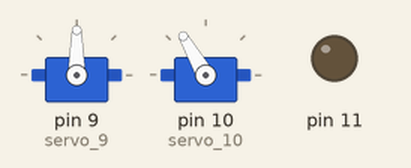
A sketch run on a simulated Arduino Uno, built with avr-gcc and run on an emulated ATmega328P. Shown: 2 × servo, output pins drawn as LEDs (lit = HIGH). Pins used as bus, display or sensor lines are not drawn.

Above: at 0.05 s.
At 10.65 s:
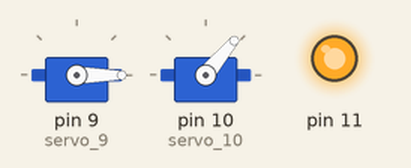
At 19.95 s:
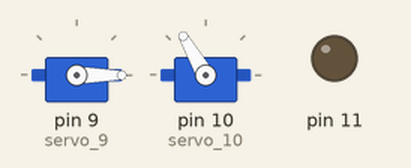
At 39.95 s:
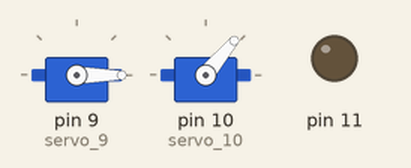
Timing chart, 0 to 56.1 s (numbered marks = the images above):
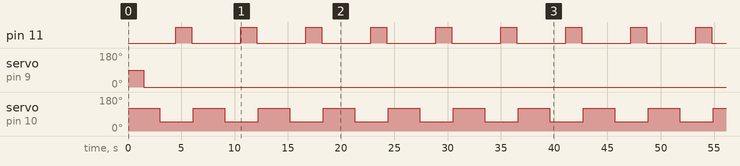

Measured:
- by itself, pin 11: alternates HIGH for 1.5 s and LOW for 4.6 s
- by itself, servo on pin 9 (servo_9): 90° → 0° at 1.5 s
- by itself, servo on pin 10 (servo_10): alternates 120° for 3.0 s and 50° for 3.1 s

The sketch:

RoboArm.ino
```cpp
/*********
Gymnasio Kassandras RoboArm
*********/
#include <Servo.h>

// TCS230 or TCS3200 pins wiring to Arduino
#define S0 4
#define S1 5
#define S2 6
#define S3 7
#define sensorOut 8

const int servo10down = 50;
const int servo10up = 120;

const int servo9_start = 0;
const int servo9_20 = 80;
const int servo9_10 = 160;

Servo servo_9; //Horizontal movement
Servo servo_10; //Verical movement

int _delay;
int redFrequency;
int greenFrequency;
int blueFrequency;
int deka;
int eikosi;
int total;
char tot[3];

void setup() {
  servo_9.attach(9);
  servo_10.attach(10);

  // Setting the outputs
  pinMode(S0, OUTPUT);
  pinMode(S1, OUTPUT);
  pinMode(S2, OUTPUT);
  pinMode(S3, OUTPUT);
  pinMode(11, OUTPUT);

  // Setting the sensorOut as an input
  pinMode(sensorOut, INPUT);

  // Setting frequency scaling to 20%
  digitalWrite(S0,HIGH);
  digitalWrite(S1,LOW);

   // Begins serial communication
  Serial.begin(9600);

  redFrequency = 0;
  greenFrequency = 0;
  blueFrequency = 0;
  deka = 0;
  eikosi = 0;
  total = 0;
  _delay = 1500;
}

void loop() {
  servo_10.write(servo10up); //raise arm
  delay(_delay); // Wait
  servo_9.write(servo9_start); //rotate to start position
  delay(_delay); // Wait
  servo_10.write(servo10down);//lower the arm
  delay(_delay);
  digitalWrite(11, HIGH);//start pump
  delay(_delay); // Wait

  // Read RED Color
  digitalWrite(S2,LOW);
  digitalWrite(S3,LOW);

  // Read GREEN Color
  digitalWrite(S2,HIGH);
  digitalWrite(S3,HIGH);

  // Read BLUE Color
  digitalWrite(S2,LOW);
  digitalWrite(S3,HIGH);

  if (redFrequency > blueFrequency) {
  // 20euro
    eikosi += 1;
    servo_10.write(servo10up);
    delay(_delay);
    servo_9.write(servo9_20);
    delay(_delay);
    servo_10.write(servo10down);
    delay(_delay);
    digitalWrite(11, LOW);
    delay(_delay);
  }
  else if (redFrequency < blueFrequency) {
    // 10euro
    deka += 1;
    servo_10.write(servo10up);
    delay(_delay);
    servo_9.write(servo9_10);
    delay(_delay);
    servo_10.write(servo10down);
    delay(_delay);
    digitalWrite(11, LOW);
    delay(_delay);
  }
  else {
    digitalWrite(11, LOW);
  }

  //Calculate Total
  total = (eikosi*20)+(deka*10);


  delay(100);
}
```
